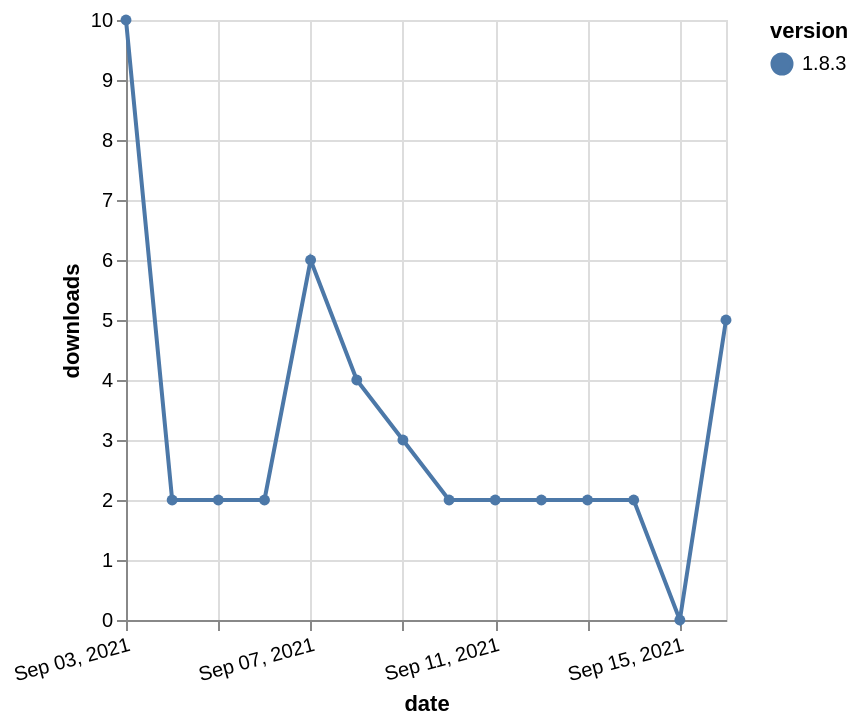

The specification (Vega-Lite) saved for this image:
### Vega-Lite specification from a JSON file in a GitHub repository (floating-point values rounded to 4 significant figures)
{"$schema": "https://vega.github.io/schema/vega-lite/v5.json", "description": "A simple bar chart with embedded data.", "data": {"values": [{"date": "2021-09-03", "total": 30664, "delta": 10, "version": "1.8.3"}, {"date": "2021-09-04", "total": 30666, "delta": 2, "version": "1.8.3"}, {"date": "2021-09-05", "total": 30668, "delta": 2, "version": "1.8.3"}, {"date": "2021-09-06", "total": 30670, "delta": 2, "version": "1.8.3"}, {"date": "2021-09-07", "total": 30676, "delta": 6, "version": "1.8.3"}, {"date": "2021-09-08", "total": 30680, "delta": 4, "version": "1.8.3"}, {"date": "2021-09-09", "total": 30683, "delta": 3, "version": "1.8.3"}, {"date": "2021-09-10", "total": 30685, "delta": 2, "version": "1.8.3"}, {"date": "2021-09-11", "total": 30687, "delta": 2, "version": "1.8.3"}, {"date": "2021-09-12", "total": 30689, "delta": 2, "version": "1.8.3"}, {"date": "2021-09-13", "total": 30691, "delta": 2, "version": "1.8.3"}, {"date": "2021-09-14", "total": 30693, "delta": 2, "version": "1.8.3"}, {"date": "2021-09-15", "total": 30693, "delta": 0, "version": "1.8.3"}, {"date": "2021-09-16", "total": 30698, "delta": 5, "version": "1.8.3"}]}, "width": "container", "mark": {"type": "line", "point": {"filled": true}}, "encoding": {"x": {"field": "date", "type": "temporal", "timeUnit": "yearmonthdate", "title": "date", "axis": {"labelAngle": -15}}, "y": {"field": "delta", "type": "quantitative", "title": "downloads"}, "color": {"field": "version", "type": "nominal"}, "tooltip": {"field": "delta"}}}
